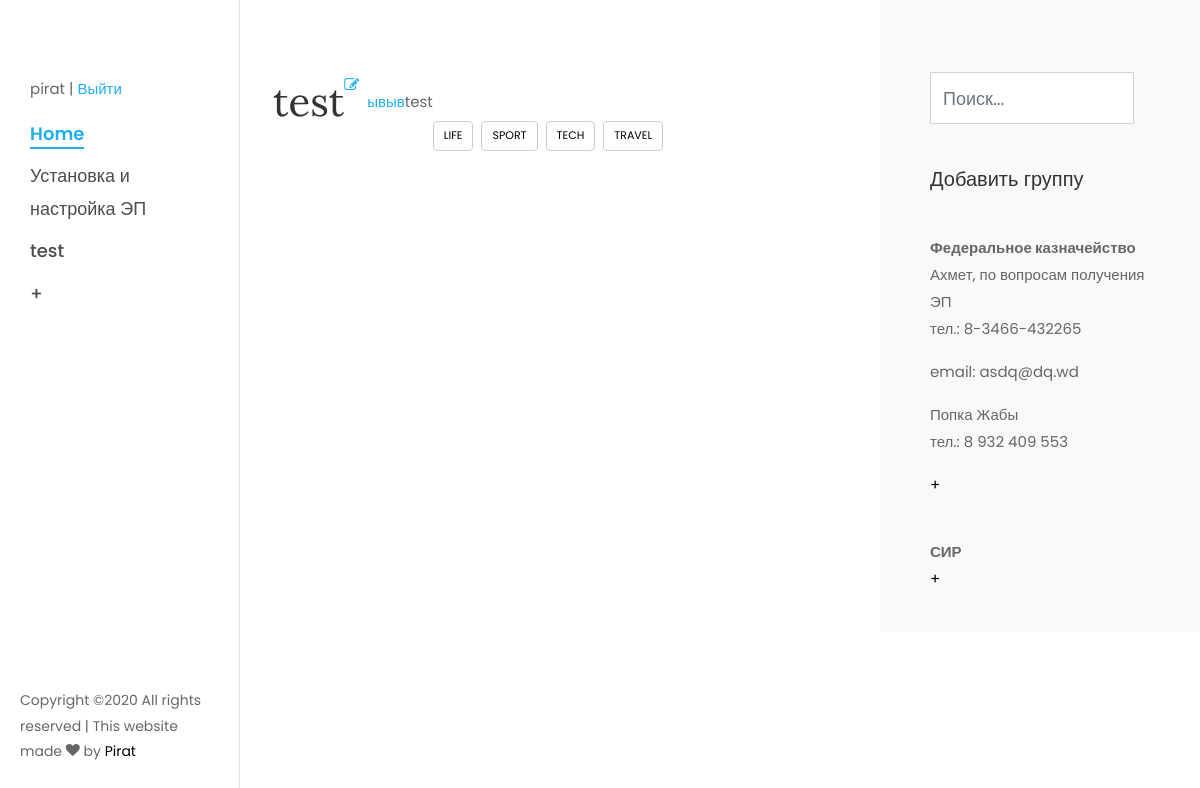
Page /post/test (signed in) on the committed database.
### wiki/models.py (models this page shows, shortened)
class PostModel(models.Model):
    user = models.ForeignKey(settings.AUTH_USER_MODEL, on_delete=models.SET_NULL, null=True)
    title = models.CharField('Название статьи', max_length=150)
    img = models.ImageField('Логотип', upload_to='images/', default='images/images.jpg')
    slug = models.SlugField('Сылка поста', max_length=150, unique=True)
    description = models.TextField('Описание')
    date_create = models.DateTimeField('Дата создания', auto_now_add=True, blank=True)
    date_update = models.DateTimeField('Дата изменения', auto_now=True, blank=True)
    draft = models.BooleanField('Опубликовать', default=True)
    border = models.BooleanField('Доска', default=False)
    def get_absolute_url(self):
        return reverse('postmodel_detail', kwargs={"slug": self.slug})
    class Meta:
        verbose_name = 'Пост'
        verbose_name_plural = 'Посты'

class GroupModel(models.Model):
    user = models.ForeignKey(settings.AUTH_USER_MODEL, on_delete=models.SET_NULL, null=True)
    name = models.CharField('Название группы', max_length=150)
    date_create = models.DateTimeField('Дата создания', auto_now_add=True, blank=True)
    date_update = models.DateTimeField('Дата изменения', auto_now=True, blank=True)
    draft = models.BooleanField('Опубликовать', default=True)
    class Meta:
        verbose_name = 'Группа'
        verbose_name_plural = 'Группы'

class PhoneModel(models.Model):
    user = models.ForeignKey(settings.AUTH_USER_MODEL, on_delete=models.SET_NULL, null=True)
    name = models.CharField('Имя контакта', max_length=150)
    group = models.ForeignKey(GroupModel, verbose_name='Група контактов', on_delete=models.CASCADE)
    email = models.EmailField('Email адрес', blank=True)
    phone = models.CharField('Номер телефона', max_length=13)
    date_create = models.DateTimeField('Дата создания', auto_now_add=True, blank=True)
    date_update = models.DateTimeField('Дата изменения', auto_now=True, blank=True)
    draft = models.BooleanField('Опубликовать', default=True)
    class Meta:
        verbose_name = 'Контакт'
        verbose_name_plural = 'Контакты'

### wiki/views.py (the view)
# urls.py: path('post/<slug:slug>', views.PostDetailView.as_view(), name='postmodel_detail'),
class PostDetailView(LoginRequiredMixin, DetailView, Phone, Post):
    model = PostModel
    template_name = 'wiki/detail.html'
    slug_field = 'slug'

### wiki/views.py (called while the page is built)
    def get_phone(self):
        return GroupModel.objects.all()

    def get_post(self):
        return PostModel.objects.filter(border=False, draft=True)

### templates/wiki/detail.html
{% extends 'base.html' %}
{% block content %}
    {% load static %}
    <div class="col-lg-8 px-md-5 py-5">
        <div class="row pt-md-4">
            <h1 class="mb-3">{{ object.title }}</h1>
            <a href="{% url 'postmodel_update' slug=object.slug %}"><i class="icon-edit mr-2"></i></a>
            <div><p>{{ object.description|safe }}</p></div>
            <div class="tag-widget post-tag-container mb-5 mt-5">
                <div class="tagcloud">
                    <a href="#" class="tag-cloud-link">Life</a>
                    <a href="#" class="tag-cloud-link">Sport</a>
                    <a href="#" class="tag-cloud-link">Tech</a>
                    <a href="#" class="tag-cloud-link">Travel</a>
                </div>
            </div>
        </div>
    </div>
{% endblock content %}

### templates/include/mainmenu.html (shortened to what this page needs)
{% load account %}
<nav id="colorlib-main-menu" role="navigation">
    {% if user.is_authenticated %}
        <p> {% user_display user %}
            <span>|</span>
            <a href="#" class="myBtn" data-modal="myModal1"> Выйти</a></p>
        <ul>
            <li class="colorlib-active"><a href="{% url 'postmodel_list' %}">Home</a></li>
            {% for name in view.get_post %}
                <div class="holder">
                    <li><a href="{{ name.get_absolute_url }}">{{ name.title }}</a>
                    </li>
                </div>
            {% endfor %}
            <li><a href="{% url 'postmodel_create' %}">+</a></li>
        </ul>
        </nav>
    {% endif %}

### templates/include/sidebar.html (shortened to what this page needs)
{% if user.is_authenticated %}
    <div class="col-xl-4 sidebar ftco-animate bg-light pt-5">
        <div class="sidebar-box pt-md-4">
            <form action="{% url 'search' %}" method="get" class="d-flex editContent">
                <input type="search" placeholder="Поиск..." name="q" class="form-control" required="">
                <button type="submit" class="btn1 btn">
                </button>
            </form>
        </div>
        <div class="sidebar-box ftco-animate">
            <a href="{% url 'groupmodel_create' %}"><h5 class="sidebar-heading">Добавить группу</h5></a>
        </div>
        {% for group in view.get_phone %}
            <div class="sidebar-box ftco-animate">
                <div class="poster">
                    <strong>{{ group.name }}</strong>
                </div>
                <ul class="categories">
                    {% for phone_number in group.phonemodel_set.all %}
               <div class="poster">
                        <li>{{ phone_number.name }}
                            <p>тел.: {{ phone_number.phone }}</p>
                            {% if phone_number.email != "" %}
                                <p>email: {{ phone_number.email }}</p>
                            {% endif %}
                        </li>
                        </div>
                    {% endfor %}
                    <li><a href="{% url 'phonemodel_create' %}">+</a></li>
                </ul>
            </div>
        {% endfor %}
    </div>
{% endif %}

### static/css/icomoon.css (style rules this page uses)
[class^="icon-"], [class*=" icon-"] { font-family: 'icomoon' !important; speak: none; font-style: normal; font-weight: normal; font-variant: normal; text-transform: none; line-height: 1; -webkit-font-smoothing: antialiased; -moz-osx-font-smoothing: grayscale; }
.icon-edit:before { content: "\f044"; }

### rows in the picture
PostModel: title "Установка и настройка ЭП"
PostModel: title "test", description "ывыв test"
GroupModel: name "Федеральное казначейство"
PhoneModel: name "Ахмет, по вопросам получения ЭП", phone "8-3466-432265", email "asdq@dq.wd"
PhoneModel: name "Попка Жабы", phone "8 932 409 553"
GroupModel: name "СИР"
